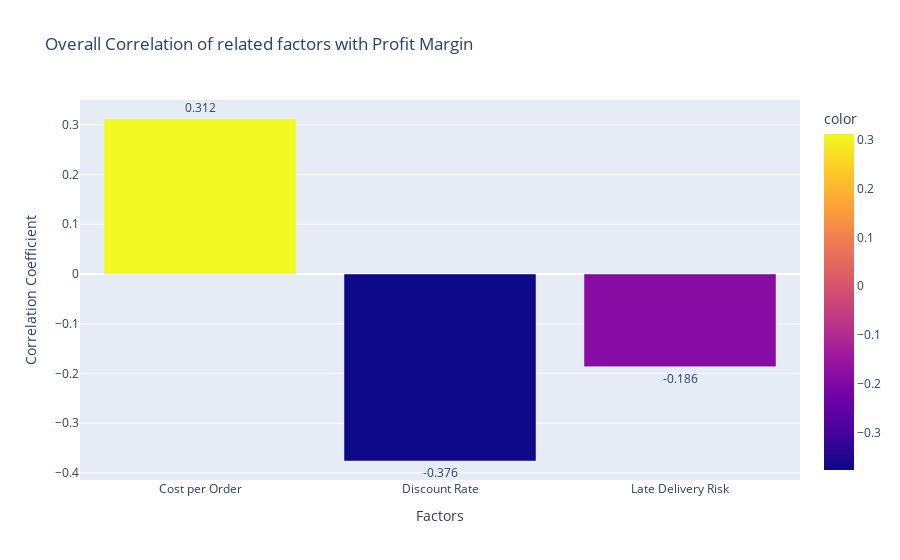

Notebook cell for this chart:
### Code cell
measurement = ['Cost per Order', 'Discount Rate', 'Late Delivery Risk']
correlations = [correlation_cost_and_profit, correlation_discount_and_profit, correlation_late_and_profit]
fig = px.bar(x=measurement, y=correlations, color=correlations,
            labels={'x': 'Factors', 'y': 'Correlation Coefficient'}, 
            title='Overall Correlation of related factors with Profit Margin')
fig.update_traces(text=[f"{x:.3f}" for x in correlations], 
                  textposition='outside')
fig.show()

### Figure 1 — Plotly figure (JSON) as saved in the notebook; plotly's stock layout.template omitted (floating-point values rounded to 4 significant figures)
{"data": [{"alignmentgroup": "True", "hovertemplate": "Factors=%{x}<br>Correlation Coefficient=%{y}<br>color=%{marker.color}<extra></extra>", "legendgroup": "", "marker": {"color": [0.3116, -0.376, -0.1864], "coloraxis": "coloraxis", "pattern": {"shape": ""}}, "name": "", "offsetgroup": "", "orientation": "v", "showlegend": false, "text": ["0.312", "-0.376", "-0.186"], "textposition": "outside", "type": "bar", "x": ["Cost per Order", "Discount Rate", "Late Delivery Risk"], "xaxis": "x", "y": [0.3116, -0.376, -0.1864], "yaxis": "y"}], "layout": {"barmode": "relative", "coloraxis": {"colorbar": {"title": {"text": "color"}}, "colorscale": [[0, "#0d0887"], [0.1111, "#46039f"], [0.2222, "#7201a8"], [0.3333, "#9c179e"], [0.4444, "#bd3786"], [0.5556, "#d8576b"], [0.6667, "#ed7953"], [0.7778, "#fb9f3a"], [0.8889, "#fdca26"], [1, "#f0f921"]]}, "legend": {"tracegroupgap": 0}, "title": {"text": "Overall Correlation of related factors with Profit Margin"}, "xaxis": {"anchor": "y", "domain": [0, 1], "title": {"text": "Factors"}}, "yaxis": {"anchor": "x", "domain": [0, 1], "title": {"text": "Correlation Coefficient"}}}}
